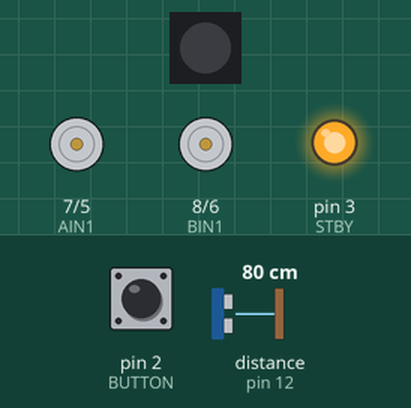
The sketch below on a simulated Arduino Uno, built with avr-gcc and run on an emulated ATmega328P. Shown: 1 RGB LEDs in strip order, left to right, direction and speed pins drawn as motors (green arrow = direction pin HIGH = forward, orange = LOW = backward, longer = more drive, stopped while the standby pin is LOW), output pins drawn as LEDs (lit = HIGH). The inputs (shaded band) are chosen by the test bench; at power-on: pin 2 (BUTTON) HIGH, distance to the obstacle (sensor on pin 12) 80 cm. The echo pulse lasts 58.3 µs per cm; dim RGB values are drawn brighter than linear; pins used as bus, display or sensor lines are not drawn.

Above: at 1.2 s.
1.3 s: pin 2 (BUTTON) pulled LOW for 0.15 s
At 2.3 s:
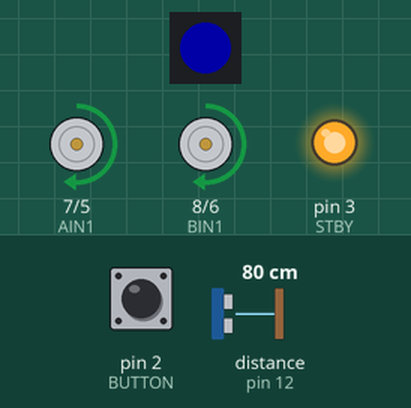
3.3 s: distance to the obstacle (sensor on pin 12) set to 24 cm
4.8 s: distance to the obstacle (sensor on pin 12) set to 18 cm
At 5.8 s:
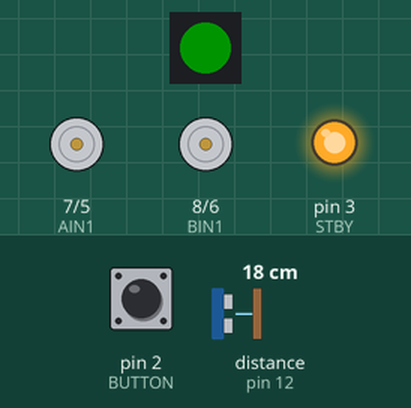
Timing chart, 0 to 7.8 s (numbered marks = the images above; inputs shaded):
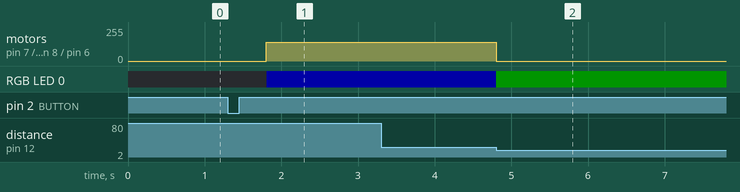

The sketch:

r08_bugs.ino
```cpp
// R8 bug hunt: this SHOULD drive up to the wall, stop 20 cm away and turn the LED green.
// It has THREE bugs. Find and fix them one at a time.
#include <FastLED.h>
// ---- motor pins (ELEGOO Smart Robot Car V4, TB6612 driver) ----
const int STBY = 3;   // standby: HIGH lets the motors run
const int PWMA = 5;   // right motors: speed (0-255)
const int AIN1 = 7;   // right motors: direction (HIGH = forward)
const int PWMB = 6;   // left motors: speed (0-255)
const int BIN1 = 8;   // left motors: direction (HIGH = forward)
const int BUTTON = 2;  // the MODE button on the car
const int TRIG = 13;  // ultrasonic sensor: Trig pin
const int ECHO = 12;  // ultrasonic sensor: Echo pin
const int LED_PIN = 4;
const int STOP_CM = 20;

CRGB leds[1];

void setup() {
  Serial.begin(9600);
  pinMode(BUTTON, INPUT_PULLUP);
  pinMode(TRIG, OUTPUT);
  pinMode(ECHO, INPUT);
  pinMode(STBY, OUTPUT);
  pinMode(PWMA, OUTPUT);
  pinMode(AIN1, OUTPUT);
  pinMode(PWMB, OUTPUT);
  pinMode(BIN1, OUTPUT);
  digitalWrite(STBY, HIGH);   // wake up the motor driver
  FastLED.addLeds<NEOPIXEL, LED_PIN>(leds, 1);
  FastLED.setBrightness(40);
}

void loop() {
  waitForButton();
  leds[0] = CRGB::Blue;
  FastLED.show();
  forward(140);
  while (readDistance() > STOP_CM) {
    delay(20);
  }
  stopCar();
  leds[0] = CRGB::Green;
  FastLED.show();
}

// pings once and returns the distance in cm (999 = nothing there)
int readDistance() {
  digitalWrite(TRIG, LOW);
  delayMicroseconds(2);
  digitalWrite(TRIG, HIGH);   // a 10 microsecond pulse = "ping!"
  delayMicroseconds(10);
  digitalWrite(TRIG, LOW);
  long duration = pulseIn(ECHO, HIGH, 30000);   // wait up to 30 ms for the echo
  if (duration == 0) {
    return 999;   // no echo came back
  }
  return duration / 58;   // microseconds -> centimetres
}

// waits here until someone presses the MODE button
void waitForButton() {
  while (digitalRead(BUTTON) == HIGH) {   // HIGH = not pressed
    delay(10);
  }
  delay(500);   // half a second to take your hand away
}

// ---- moves ----
void forward(int speed) {
  digitalWrite(AIN1, HIGH);   // right side: forward
  analogWrite(PWMA, speed);
  digitalWrite(BIN1, HIGH);   // left side: forward
  analogWrite(PWMB, speed);
}

void backward(int speed) {
  digitalWrite(AIN1, LOW);    // right side: backward
  analogWrite(PWMA, speed);
  digitalWrite(BIN1, LOW);    // left side: backward
  analogWrite(PWMB, speed);
}

void spinLeft(int speed) {
  digitalWrite(AIN1, HIGH);   // right side forward...
  analogWrite(PWMA, speed);
  digitalWrite(BIN1, LOW);    // ...left side backward
  analogWrite(PWMB, speed);
}

void spinRight(int speed) {
  digitalWrite(AIN1, LOW);    // right side backward...
  analogWrite(PWMA, speed);
  digitalWrite(BIN1, HIGH);   // ...left side forward
  analogWrite(PWMB, speed);
}

void stopCar() {
  analogWrite(PWMA, 0);
  analogWrite(PWMB, 0);
}
```

Measured:
- the behaviour switches between 21 and 20 cm on distance to the obstacle (sensor on pin 12) (found by bisection; images 1 and 2)
- after the input at 1.3 s, motor on pin 7 (AIN1) / pin 5 (PWMA), motor on pin 8 (BIN1) / pin 6 (PWMB): stopped → forward 140/255 after 0.50 s; RGB LED 0: off → RGB(0, 0, 40) after 0.51 s
- after the input at 3.3 s, every drawn part: stays the same
- after the input at 4.8 s, motor on pin 7 (AIN1) / pin 5 (PWMA), motor on pin 8 (BIN1) / pin 6 (PWMB): forward 140/255 → stopped at once; RGB LED 0: RGB(0, 0, 40) → RGB(0, 20, 0) at once
